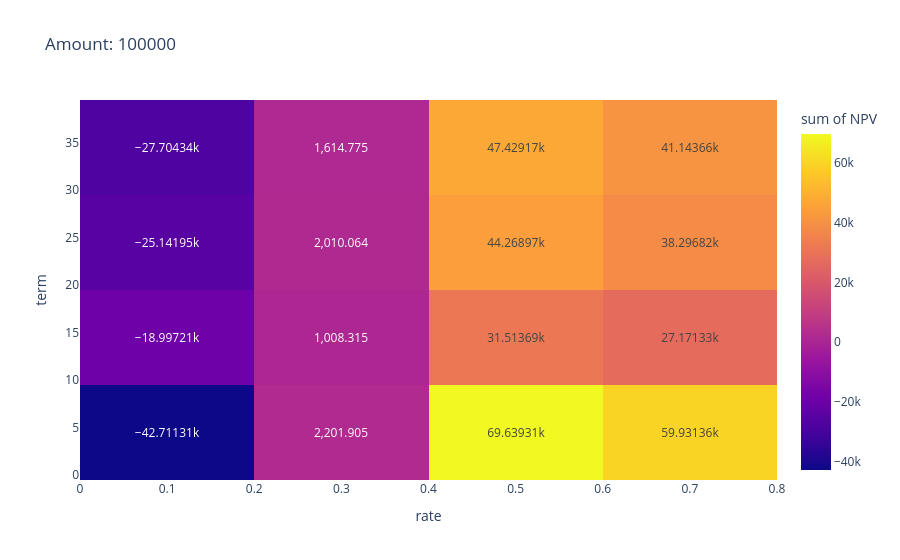
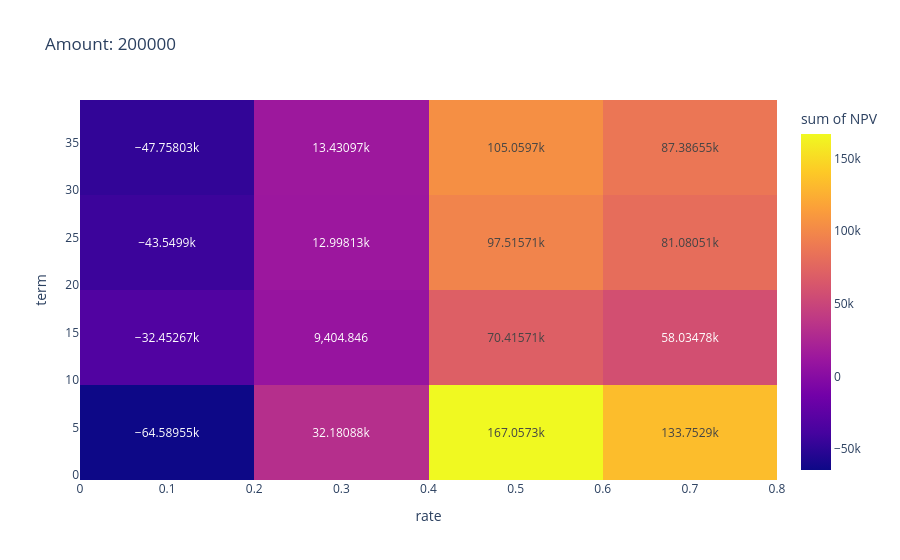
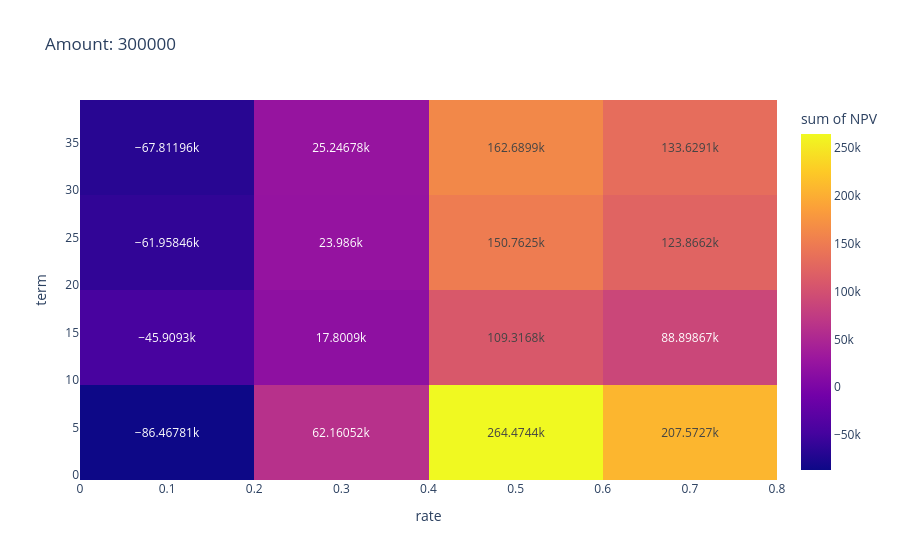

Source (notebook cell) for these figures, in order:
### Code cell
for amount in [100_000 * i for i in range(1, 4)]:
    fig = px.density_heatmap(
        df[df['amount'] == amount], 
        x='rate', 
        y='term', 
        z='NPV', 
        title=f'Amount: {amount}', 
        text_auto=True
    )
    fig.show()
